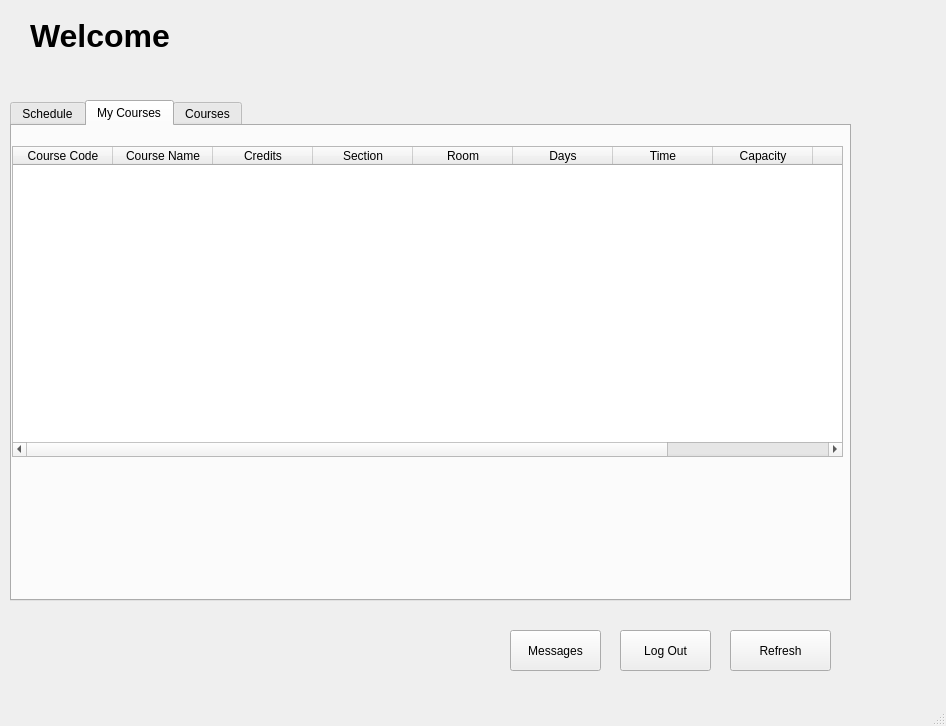
<?xml version="1.0" encoding="UTF-8"?>
<ui version="4.0">
 <class>SystemWindowProfessor</class>
 <widget class="QMainWindow" name="SystemWindowProfessor">
  <property name="geometry">
   <rect>
    <x>0</x>
    <y>0</y>
    <width>946</width>
    <height>726</height>
   </rect>
  </property>
  <property name="windowTitle">
   <string>MainWindow</string>
  </property>
  <widget class="QWidget" name="centralwidget">
   <widget class="QLabel" name="label_welcome">
    <property name="geometry">
     <rect>
      <x>30</x>
      <y>-10</y>
      <width>871</width>
      <height>91</height>
     </rect>
    </property>
    <property name="font">
     <font>
      <pointsize>24</pointsize>
      <weight>75</weight>
      <bold>true</bold>
     </font>
    </property>
    <property name="text">
     <string>Welcome</string>
    </property>
   </widget>
   <widget class="QTabWidget" name="tabWidget">
    <property name="geometry">
     <rect>
      <x>10</x>
      <y>100</y>
      <width>841</width>
      <height>501</height>
     </rect>
    </property>
    <property name="tabPosition">
     <enum>QTabWidget::North</enum>
    </property>
    <property name="tabShape">
     <enum>QTabWidget::Rounded</enum>
    </property>
    <property name="currentIndex">
     <number>1</number>
    </property>
    <property name="elideMode">
     <enum>Qt::ElideLeft</enum>
    </property>
    <property name="usesScrollButtons">
     <bool>true</bool>
    </property>
    <property name="tabsClosable">
     <bool>false</bool>
    </property>
    <property name="movable">
     <bool>false</bool>
    </property>
    <widget class="QWidget" name="tab">
     <attribute name="title">
      <string>Schedule</string>
     </attribute>
     <widget class="QTableWidget" name="tableSchedule">
      <property name="geometry">
       <rect>
        <x>0</x>
        <y>50</y>
        <width>881</width>
        <height>491</height>
       </rect>
      </property>
      <property name="horizontalScrollBarPolicy">
       <enum>Qt::ScrollBarAsNeeded</enum>
      </property>
      <property name="showGrid">
       <bool>true</bool>
      </property>
      <property name="gridStyle">
       <enum>Qt::NoPen</enum>
      </property>
      <property name="sortingEnabled">
       <bool>false</bool>
      </property>
      <property name="cornerButtonEnabled">
       <bool>false</bool>
      </property>
      <property name="rowCount">
       <number>14</number>
      </property>
      <property name="columnCount">
       <number>7</number>
      </property>
      <attribute name="horizontalHeaderDefaultSectionSize">
       <number>100</number>
      </attribute>
      <attribute name="horizontalHeaderMinimumSectionSize">
       <number>37</number>
      </attribute>
      <row>
       <property name="text">
        <string>8</string>
       </property>
      </row>
      <row>
       <property name="text">
        <string>9</string>
       </property>
      </row>
      <row>
       <property name="text">
        <string>10</string>
       </property>
      </row>
      <row>
       <property name="text">
        <string>11</string>
       </property>
      </row>
      <row>
       <property name="text">
        <string>12</string>
       </property>
      </row>
      <row>
       <property name="text">
        <string>13</string>
       </property>
      </row>
      <row>
       <property name="text">
        <string>14</string>
       </property>
      </row>
      <row>
       <property name="text">
        <string>15</string>
       </property>
      </row>
      <row>
       <property name="text">
        <string>16</string>
       </property>
      </row>
      <row>
       <property name="text">
        <string>17</string>
       </property>
      </row>
      <row>
       <property name="text">
        <string>18</string>
       </property>
      </row>
      <row>
       <property name="text">
        <string>19</string>
       </property>
      </row>
      <row>
       <property name="text">
        <string>20</string>
       </property>
      </row>
      <row>
       <property name="text">
        <string>21</string>
       </property>
      </row>
      <column>
       <property name="text">
        <string>Sunday</string>
       </property>
      </column>
      <column>
       <property name="text">
        <string>Monday</string>
       </property>
      </column>
      <column>
       <property name="text">
        <string>Tuesday</string>
       </property>
      </column>
      <column>
       <property name="text">
        <string>Wednesday</string>
       </property>
      </column>
      <column>
       <property name="text">
        <string>Thursday</string>
       </property>
      </column>
      <column>
       <property name="text">
        <string>Friday</string>
       </property>
      </column>
      <column>
       <property name="text">
        <string>Saturday</string>
       </property>
      </column>
     </widget>
    </widget>
    <widget class="QWidget" name="tab_2">
     <attribute name="title">
      <string>My Courses</string>
     </attribute>
     <widget class="QTableWidget" name="tableMyCourses">
      <property name="geometry">
       <rect>
        <x>0</x>
        <y>20</y>
        <width>831</width>
        <height>311</height>
       </rect>
      </property>
      <property name="editTriggers">
       <set>QAbstractItemView::NoEditTriggers</set>
      </property>
      <column>
       <property name="text">
        <string>Course Code</string>
       </property>
      </column>
      <column>
       <property name="text">
        <string>Course Name</string>
       </property>
      </column>
      <column>
       <property name="text">
        <string>Credits</string>
       </property>
      </column>
      <column>
       <property name="text">
        <string>Section</string>
       </property>
      </column>
      <column>
       <property name="text">
        <string>Room</string>
       </property>
      </column>
      <column>
       <property name="text">
        <string>Days</string>
       </property>
      </column>
      <column>
       <property name="text">
        <string>Time</string>
       </property>
      </column>
      <column>
       <property name="text">
        <string>Capacity</string>
       </property>
      </column>
      <column>
       <property name="text">
        <string>Actual</string>
       </property>
      </column>
      <column>
       <property name="text">
        <string/>
       </property>
      </column>
     </widget>
    </widget>
    <widget class="QWidget" name="tab_5">
     <attribute name="title">
      <string>Courses</string>
     </attribute>
     <widget class="QTableWidget" name="tableCourses">
      <property name="geometry">
       <rect>
        <x>10</x>
        <y>70</y>
        <width>751</width>
        <height>311</height>
       </rect>
      </property>
      <property name="editTriggers">
       <set>QAbstractItemView::NoEditTriggers</set>
      </property>
      <column>
       <property name="text">
        <string>Section Number</string>
       </property>
      </column>
      <column>
       <property name="text">
        <string>Professor</string>
       </property>
      </column>
      <column>
       <property name="text">
        <string>Room</string>
       </property>
      </column>
      <column>
       <property name="text">
        <string>Days</string>
       </property>
      </column>
      <column>
       <property name="text">
        <string>Time</string>
       </property>
      </column>
      <column>
       <property name="text">
        <string>Capacity</string>
       </property>
      </column>
      <column>
       <property name="text">
        <string>Actual</string>
       </property>
      </column>
     </widget>
     <widget class="QWidget" name="layoutWidget">
      <property name="geometry">
       <rect>
        <x>10</x>
        <y>10</y>
        <width>86</width>
        <height>47</height>
       </rect>
      </property>
      <layout class="QVBoxLayout" name="verticalLayout">
       <item>
        <widget class="QLabel" name="label">
         <property name="text">
          <string>List of Courses</string>
         </property>
        </widget>
       </item>
       <item>
        <widget class="QComboBox" name="cbCoursesList"/>
       </item>
      </layout>
     </widget>
     <widget class="QPushButton" name="pbRequestCourse">
      <property name="geometry">
       <rect>
        <x>220</x>
        <y>410</y>
        <width>131</width>
        <height>51</height>
       </rect>
      </property>
      <property name="text">
       <string>Request Course</string>
      </property>
     </widget>
     <widget class="QLabel" name="label_2">
      <property name="geometry">
       <rect>
        <x>180</x>
        <y>20</y>
        <width>91</width>
        <height>21</height>
       </rect>
      </property>
      <property name="font">
       <font>
        <pointsize>10</pointsize>
       </font>
      </property>
      <property name="text">
       <string>Course Name</string>
      </property>
     </widget>
     <widget class="QLabel" name="labelCourseName">
      <property name="geometry">
       <rect>
        <x>280</x>
        <y>20</y>
        <width>481</width>
        <height>21</height>
       </rect>
      </property>
      <property name="font">
       <font>
        <pointsize>10</pointsize>
       </font>
      </property>
      <property name="text">
       <string/>
      </property>
     </widget>
     <widget class="QPushButton" name="pbAddSection">
      <property name="geometry">
       <rect>
        <x>30</x>
        <y>410</y>
        <width>121</width>
        <height>51</height>
       </rect>
      </property>
      <property name="text">
       <string>Add Section</string>
      </property>
     </widget>
    </widget>
   </widget>
   <widget class="QPushButton" name="pbRefresh">
    <property name="geometry">
     <rect>
      <x>730</x>
      <y>630</y>
      <width>101</width>
      <height>41</height>
     </rect>
    </property>
    <property name="text">
     <string>Refresh</string>
    </property>
   </widget>
   <widget class="QPushButton" name="pbMessage">
    <property name="geometry">
     <rect>
      <x>510</x>
      <y>630</y>
      <width>91</width>
      <height>41</height>
     </rect>
    </property>
    <property name="text">
     <string>Messages</string>
    </property>
   </widget>
   <widget class="QPushButton" name="pbLogout">
    <property name="geometry">
     <rect>
      <x>620</x>
      <y>630</y>
      <width>91</width>
      <height>41</height>
     </rect>
    </property>
    <property name="text">
     <string>Log Out</string>
    </property>
   </widget>
  </widget>
  <widget class="QMenuBar" name="menubar">
   <property name="geometry">
    <rect>
     <x>0</x>
     <y>0</y>
     <width>946</width>
     <height>21</height>
    </rect>
   </property>
  </widget>
  <widget class="QStatusBar" name="statusbar"/>
 </widget>
 <resources/>
 <connections/>
</ui>
